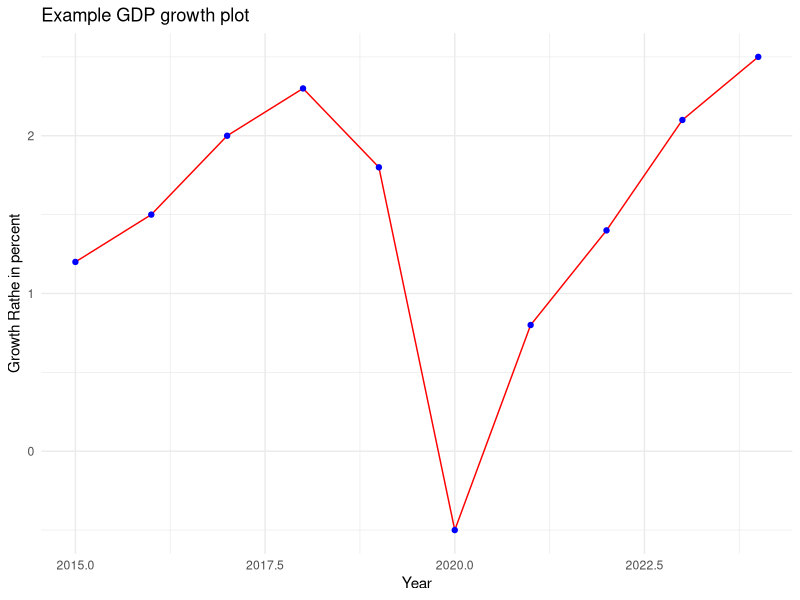

Reproduce this figure in R.
# Libraries
library(ggplot2)
library(dplyr)

#data
data <- data.frame(
  year = 2015:2024,
  gdp_growth = c(1.2, 1.5, 2.0, 2.3, 1.8, -0.5, 0.8, 1.4, 2.1, 2.5)
)

plot1 <- data %>% ggplot(aes(x = year, y = gdp_growth)) + 
                  geom_line(color = "red") +
                  geom_point(color = "blue") +
                  labs(title = "Example GDP growth plot", 
                       x = "Year", y = "Growth Rathe in percent") +
                  theme_minimal()

print(plot1)